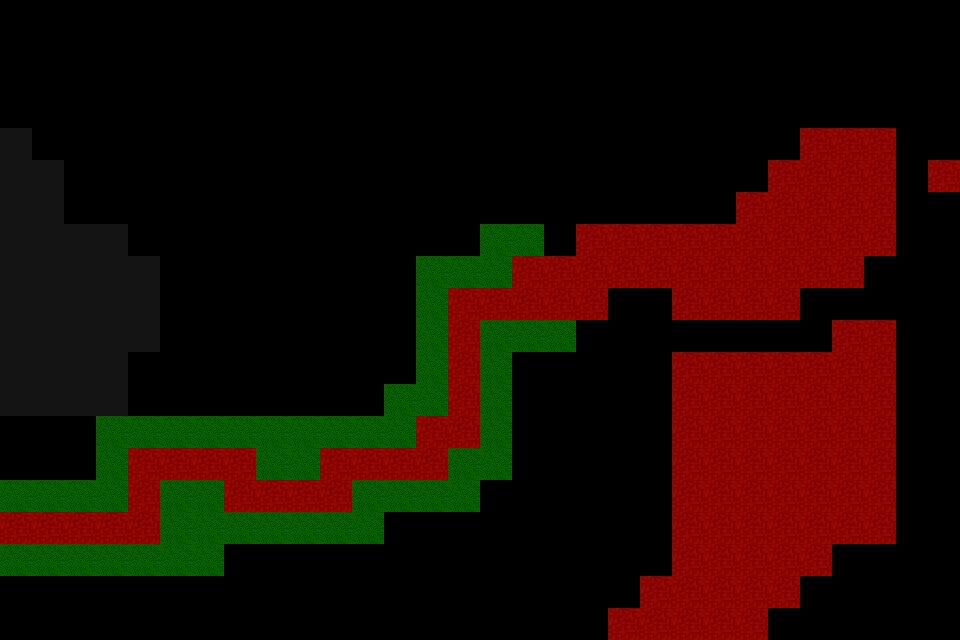

A level layout from a 2D game, rendered from its tile map. Below: a short description, then the map file with tile-grid data replaced by summaries:
An orthogonal 30x20 tile map with 32x32 px tiles, 1 tile layer (GameEventLayer), 2 hidden layers not drawn, 2 tilesets and 3 objects.

<map version="1.0" orientation="orthogonal" width="30" height="20" tilewidth="32" tileheight="32">
 <tileset firstgid="1" name="dg_grounds32" tilewidth="32" tileheight="32">
  <image source="dg_grounds32.png" width="288" height="608" />
 </tileset>
 <tileset firstgid="172" name="game-events" tilewidth="32" tileheight="32">
  <image source="game-events.png" width="96" height="32" />
  <tile id="0">
   <properties>
    <property name="isCloseToWater" value="1" />
   </properties>
  </tile>
  <tile id="1">
   <properties>
    <property name="isWater" value="1" />
   </properties>
  </tile>
  <tile id="2">
   <properties>
    <property name="isDesert" value="1" />
   </properties>
  </tile>
 </tileset>
 <layer name="Background" width="30" height="20" visible="0">
  <properties>
   <property name="Chapter" value="10" />
  </properties>
  <data>[600 cells, 600 non-empty, 46 distinct tile ids]</data>
 </layer>
 <layer name="WinterLayer" width="30" height="20" visible="0">
  <data>[600 cells, 600 non-empty, 43 distinct tile ids]</data>
 </layer>
 <objectgroup name="ObjectLayer" width="30" height="20">
  <object x="283" y="317" width="103" height="71" />
  <object x="-3" y="287" width="130" height="127" />
  <object x="0" y="571" width="538" height="68" />
 </objectgroup>
 <layer name="GameEventLayer" width="30" height="20" opacity="0.62">
  <data>[600 cells, 212 non-empty, 3 distinct tile ids]</data>
 </layer>
</map>
